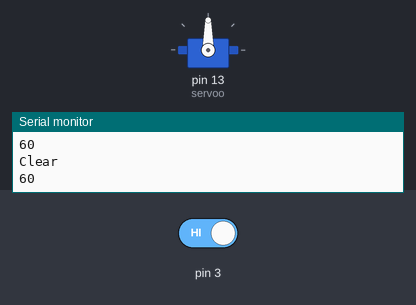
The program below on a simulated Arduino Mega 2560, built with avr-gcc and run on an emulated ATmega2560. On the bench: servo, the last lines printed to the serial monitor. The test bench sets the inputs (shaded band); at power-on: pin 3 HIGH.

Above: at 1.3 s.
1.4 s: pin 3 driven LOW
At 2.4 s:
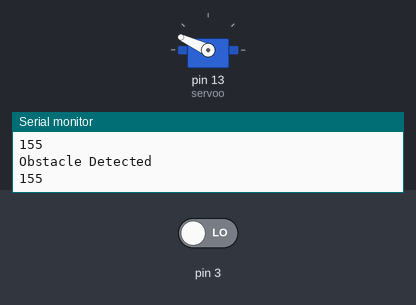
2.9 s: pin 3 driven HIGH
At 3.6 s:
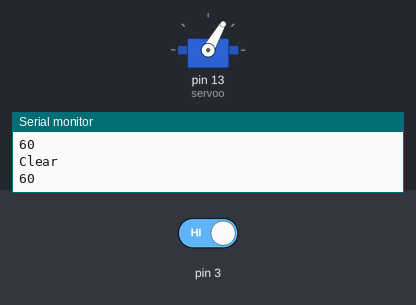
Timing chart, 0 to 5.9 s (numbered marks = the images above; inputs shaded):
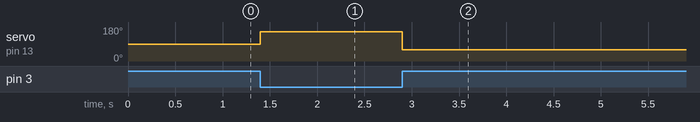

The program:

main.cpp
```cpp
// digital pin 13 - servo
// digital pin 3 - ir sensor

#include <Arduino.h>
#include <Servo.h>
int ir_threshold = 220;
int MotorAngle = 60;
int currentTime = 0;
volatile unsigned long lastInterruptTime = 0;
unsigned long previousLogTime = 0;
unsigned long previousCheckTime = 0;
Servo servoo;

void handleIRinterrupt() {
  unsigned long currentTime = millis();
  if (currentTime - lastInterruptTime > 50) {
    lastInterruptTime = currentTime;

    int targetAngle = (digitalRead(3) == LOW) ? 155 : 60;


    if (targetAngle != MotorAngle) {
      servoo.write(targetAngle);
      MotorAngle = targetAngle;
    }
  }
}

void setup() {
pinMode(13, OUTPUT);
pinMode(3, INPUT);
Serial.begin(9600);
servoo.attach(13);
attachInterrupt(digitalPinToInterrupt(3), handleIRinterrupt, CHANGE);
}

void logging() {
  unsigned long currentTime = millis();
  if (currentTime - previousLogTime >= 500) {
    if (digitalRead(3) == LOW) {
    Serial.println("Obstacle Detected");
    Serial.println(MotorAngle);
    }
    else if (digitalRead(3) == HIGH) {
    Serial.println("Clear");
    Serial.println(MotorAngle);
    }
    previousLogTime = currentTime;
    }
}
void checking() {
if (digitalRead(3) == LOW) {
  if (MotorAngle == 155) {
  servoo.write(60);
   MotorAngle = 60;

 }
 }
}


void loop() {
  logging();
}
```

Measured:
- after the input at 1.4 s, servo on pin 13 (servoo): 90° → 155° at once
- after the input at 2.9 s, servo on pin 13 (servoo): 155° → 60° at once
